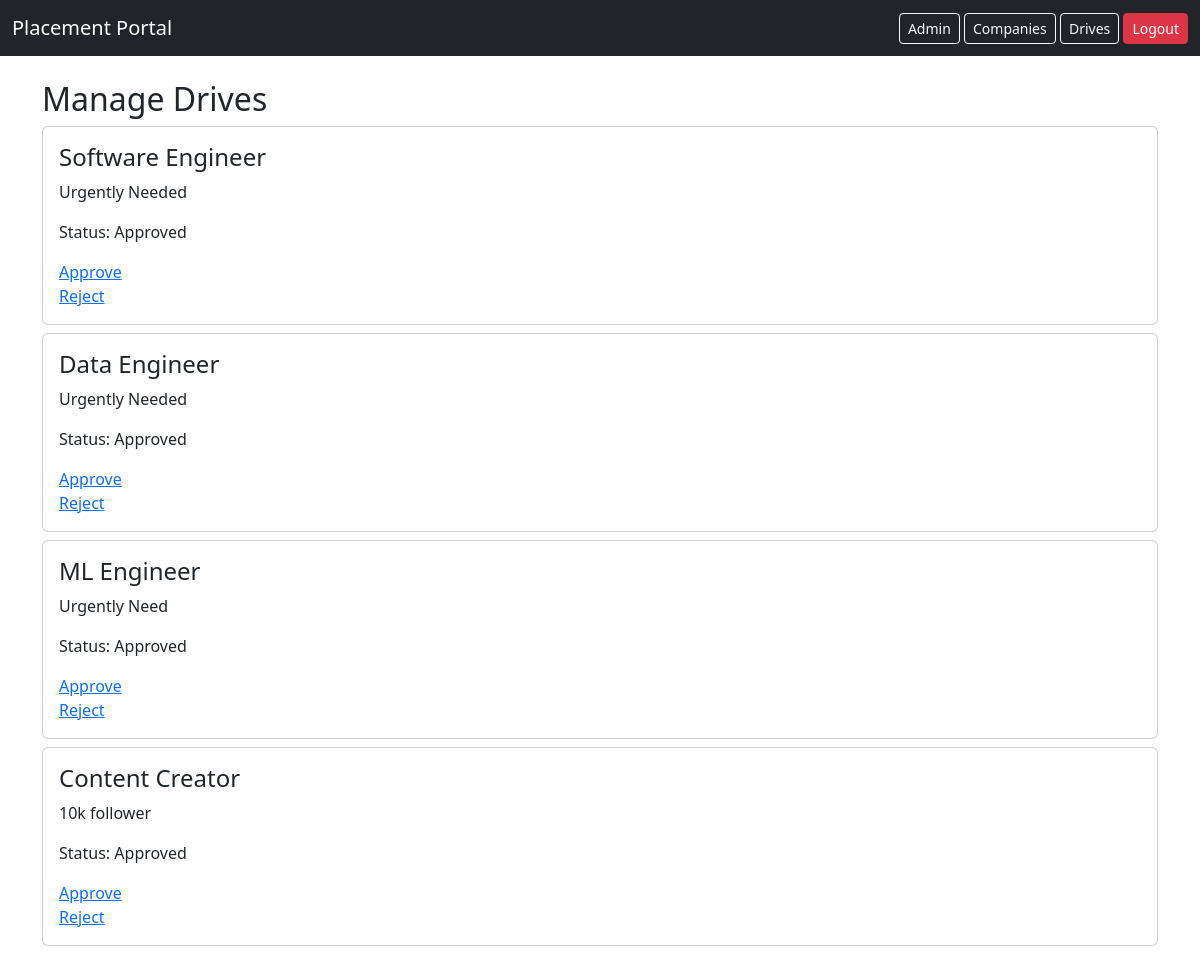
The app's page /manage_drives (signed in) with its own data.
### models.py (models this page shows)
class PlacementDrive(db.Model):
    id = db.Column(db.Integer, primary_key=True)
    company_id = db.Column(db.Integer, db.ForeignKey('company.id'))
    title = db.Column(db.String(100))
    description = db.Column(db.Text)
    deadline = db.Column(db.String(50))
    skills = db.Column(db.String(200))
    status = db.Column(db.String(20))  # pending / approved / closed
    is_approved = db.Column(db.Boolean, default=False)

### app.py (the view)
@app.route('/manage_drives')
def manage_drives():
    if 'user_id' not in session or session.get('role') != 'admin':
        return redirect('/login')
    drives = PlacementDrive.query.all()
    return render_template('manage_drives.html', drives=drives)

### templates/manage_drives.html
{% extends 'base.html' %}
{% block content %}
<h2>Manage Drives</h2>
{% for drive in drives %}
<div class="card p-3 mb-2">
    <h4>{{ drive.title }}</h4>
    <p>{{ drive.description }}</p>
    <p>Status:
        {% if drive.is_approved %}
             Approved
        {% else %}
             Pending
        {% endif %}
    </p>
    <a href="/approve_drive/{{ drive.id }}">Approve</a>
    <a href="/reject_drive/{{ drive.id }}">Reject</a>
</div>
{% endfor %}
{% endblock %}

### records on screen
PlacementDrive: title "Software Engineer", description "Urgently Needed", is_approved "Approved"
PlacementDrive: title "Data Engineer", description "Urgently Needed", is_approved "Approved"
PlacementDrive: title "ML Engineer", description "Urgently Need", is_approved "Approved"
PlacementDrive: title "Content Creator", description "10k follower", is_approved "Approved"
